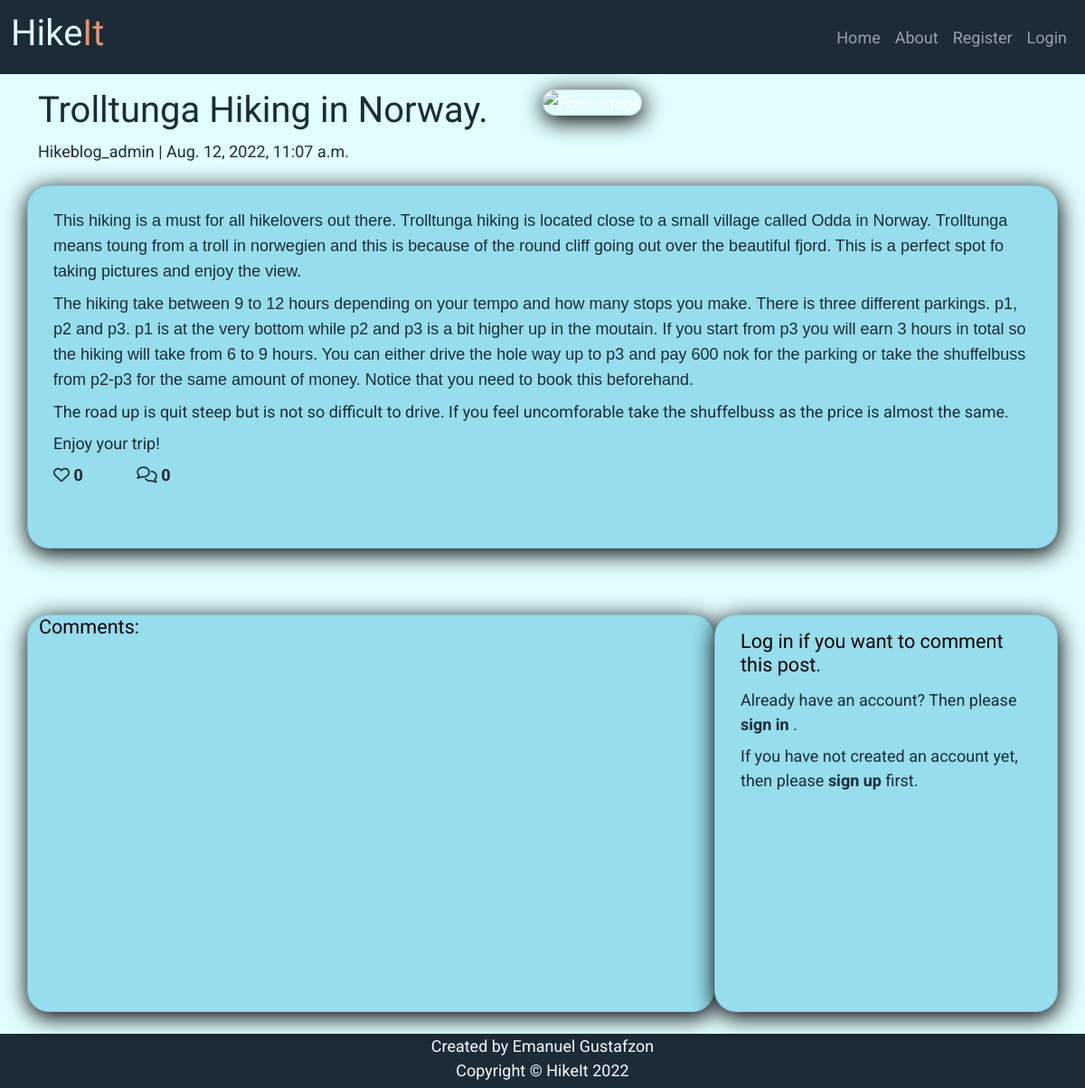
Page /trolltunga-hiking-in-norway/ on the committed database.
### blog/models.py (models this page shows, shortened)
class Post(models.Model):
    title = models.CharField(max_length=200, unique=True)
    slug = models.SlugField(max_length=200, unique=True)
    author = models.ForeignKey(
        User, on_delete=models.CASCADE, related_name='blog_posts')
    featured_image = CloudinaryField('image', default='placeholder')
    updated_on = models.DateTimeField(auto_now=True)
    content = models.TextField()
    created_on = models.DateTimeField(auto_now_add=True)
    status = models.IntegerField(choices=STATUS, default=0)
    likes = models.ManyToManyField(
        User, related_name='blogpost_like', blank=True)
    class Meta:
        ordering = ['-created_on']
    def number_of_likes(self):
        return self.likes.count()

### blog/views.py (the view, shortened to what this page needs)
# urls.py: path('<slug:slug>/', views.PostDetail.as_view(), name='post_detail'),
class PostDetail(View):
    def get(self, request, slug, *args, **kwargs):
        queryset = Post.objects.filter(status=1)
        post = get_object_or_404(queryset, slug=slug)
        comments = post.comments.filter(approved=True).order_by("-created_on")
        liked = False
        if post.likes.filter(id=self.request.user.id).exists():
            liked = True
        return render(
            request,
            "post_detail.html",
            {
                "post": post,
                "comments": comments,
                "commented": False,
                "liked": liked,
                "comment_form": CommentForm(),
            },
        )

### templates/post_detail.html (shortened to what this page needs)
{% extends 'base.html' %}
{% block content %}
{% load crispy_forms_tags %}
<div class="masthead">
    <div class="container">
        <div class="row g-0 mt-3 top ">
            <div class="col-md-6 col-lg-6 masthead-text d-flex flex-column justify-content-center ">
                <h1 class="post-title">{{ post.title }}</h1>
                <p class="post-subtitle">{{ post.author }} | {{ post.created_on }}</p>
            </div>
            <div class=" col-md-6 col-lg-6 masthead-image">
                <img class="post-detail-image img-fluid max-width:100%;" src=" {{ post.featured_image.url }}" alt="Post-Image">
            </div>
        </div>
    </div>
</div>
<div class="container">
    <div class="row">
        <div class="col card mb-4  mt-3 left  top">
            <div class="card-post-detail">
                <p class="card-text ">
                    {{ post.content | safe }}
                </p>
                <div class="row">
                    <div class="col-2 col-lg-1">
                        <strong>
                            {% if user.is_authenticated %}
                            <form class="d-inline" action="{% url 'post_like' post.slug %}" method="POST">
                                {% csrf_token %}
                                {% if liked %}
                                <button type="submit" name="blogpost_id" value="{{post.slug}}" class="btn-like"><i class="fas fa-heart"></i></i></button>
                                {% else %}
                                <button type="submit" name="blogpost_id" value="{{post.slug}}" class="btn-like"><i class="far fa-heart"></i></button>
                                {% endif %}
                            </form>
                            {% else %}
                            <span class="text-secondary"><i class="far fa-heart"></i></span>
                            {% endif %}
                        <span class="text-dark">{{ post.number_of_likes }} </span>
                        </strong>
                    </div>
                    <div class="col-1">
                        {% with comments.count as total_comments %}
                        <strong class="text-dark"><i class="far fa-comments"></i>
                            {{ total_comments }}</strong>
                        {% endwith %}
                    </div>
                </div>
            </div>
        </div>
    </div>
    <div class="row">
        <div class="col">
            <hr>
        </div>
    </div>
    <div class="row">
        <div class="col-md-8 card mb-4  mt-3 ">
            <h3>Comments:</h3>
            <div class="card-post-detail">
            </div>
        </div>
        <div class="col-md-4 card mb-4 mt-3 ">
            <div class="card-post-detail">
                {% if commented %}
                <div class="alert alert-success {{ message.tags }} alert-dismissible fade show" id="msg" role="alert">
                    Your comment is awaiting approval
                    <button type="button" class="btn-close" data-bs-dismiss="alert" aria-label="Close"></button>
                </div>
                <h3>Leave a comment:</h3>
                <p>Posting as: {{ user.username }}</p>
                <form method="post">
                    {{ comment_form | crispy }}
                    {% csrf_token %}
                    <button type="submit" class="button">Submit</button>
                </form>
                {% else %}
                {% if user.is_authenticated %}
                <h3>Leave a comment:</h3>
                <p>Posting as: {{ user.username }}</p>
                <form method="post">
                    {{ comment_form | crispy }}
                    {% csrf_token %}
                    <button type="submit" class="button">Submit</button>
                </form>
                {% else %}
                <h3>Log in if you want to comment this post.</h3>
                <p>Already have an account? Then please <a href="https://myhikeblog.herokuapp.com/accounts/login/"> <strong>sign in</strong> </a>.</p>
                <p>If you have not created an account yet, then please <a href="https://myhikeblog.herokuapp.com/accounts/signup/"> <strong> sign up </strong></a> first.</p>
                {% endif %}
                {% endif %}
            </div>
        </div>
    </div>
</div>
{%endblock%}

### static/css/style.css (style rules this page uses)
body { font-family: "Roboto", sans-serif; font-size: 18px; background-color: #E2FDFF; color: white; min-height:100vh; }
span { color: #1B2C37; }
a { color: #1B2C37; text-decoration: none; }
h1 { color: #1B2C37; font-family:'kalam'; }
h2, h3, h4 { font-size: 120%; color: black; font-family:'kalam'; margin-bottom: 0.75rem; }
p { color: #1B2C37; margin-bottom: 0.5rem; }
i { color: #1B2C37; }
.card { position: relative; display: flex; flex-direction: column; word-wrap: break-word; background-color: #96DDED; box-shadow: 1px 5px 25px 1px black; background-clip: border-box; border: 1px solid rgba(0,0,0,.125); border-radius: 1.5rem; height:auto; }
.card-post-detail { min-height: 400px; flex: 1 1 auto; padding: 1rem 1rem; }
body { font-family: "Roboto", sans-serif; font-size: 18px; background-color: #E2FDFF; color: white; min-height: 100vh; }
.post-detail-image { border-radius: 20px; box-shadow: 1px 5px 25px 1px black; border: 1px solid rgba(0,0,0,.125); }

### rows in the picture
Post: title "Trolltunga Hiking in Norway.", author "Hikeblog_admin", created_on "Aug. 12, 2022, 11:07 a.m.", content "This hiking is a must for all hikelovers out there. Trolltunga hiking is located close to a small village called Odda in Norway. Trolltunga means toung from a troll in norwegien and this is because of the round cliff going out over the beautiful fjord. This is a perfect spot fo taking pictures and enjoy the view. The hiking take between 9 to 12 hours depending on your tempo and how many stops you make. There is three different parkings. p1, p2 and p3. p1 is at the very bottom while p2 and p3 is a bit higher up in the moutain. If you start from p3 you will earn 3 hours in total so the hiking will take from 6 to 9 hours. You can either drive the hole way up to p3 and pay 600 nok for the…", number_of_likes "0"

### other values in the picture
{{ total_comments }} "0"
